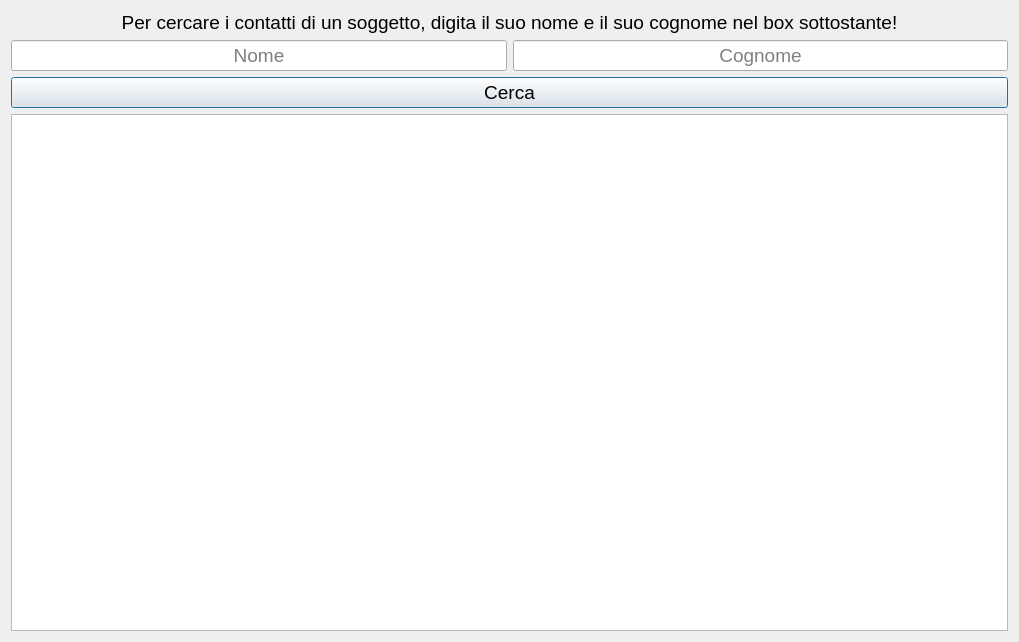
<?xml version="1.0" encoding="UTF-8"?>
<ui version="4.0">
 <class>Ricerca</class>
 <widget class="QDialog" name="Ricerca">
  <property name="geometry">
   <rect>
    <x>0</x>
    <y>0</y>
    <width>1019</width>
    <height>642</height>
   </rect>
  </property>
  <property name="windowTitle">
   <string>Dialog</string>
  </property>
  <layout class="QVBoxLayout" name="verticalLayout_2">
   <item>
    <widget class="QLabel" name="label">
     <property name="sizePolicy">
      <sizepolicy hsizetype="Minimum" vsizetype="Fixed">
       <horstretch>0</horstretch>
       <verstretch>0</verstretch>
      </sizepolicy>
     </property>
     <property name="font">
      <font>
       <pointsize>14</pointsize>
      </font>
     </property>
     <property name="layoutDirection">
      <enum>Qt::LeftToRight</enum>
     </property>
     <property name="text">
      <string>Per cercare i contatti di un soggetto, digita il suo nome e il suo cognome nel box sottostante!</string>
     </property>
     <property name="textFormat">
      <enum>Qt::AutoText</enum>
     </property>
     <property name="alignment">
      <set>Qt::AlignCenter</set>
     </property>
     <property name="margin">
      <number>0</number>
     </property>
    </widget>
   </item>
   <item>
    <layout class="QHBoxLayout" name="horizontalLayout_2">
     <item>
      <widget class="QLineEdit" name="name">
       <property name="font">
        <font>
         <pointsize>14</pointsize>
        </font>
       </property>
       <property name="alignment">
        <set>Qt::AlignCenter</set>
       </property>
       <property name="placeholderText">
        <string>Nome</string>
       </property>
      </widget>
     </item>
     <item>
      <widget class="QLineEdit" name="surname">
       <property name="font">
        <font>
         <pointsize>14</pointsize>
        </font>
       </property>
       <property name="alignment">
        <set>Qt::AlignCenter</set>
       </property>
       <property name="placeholderText">
        <string>Cognome</string>
       </property>
      </widget>
     </item>
    </layout>
   </item>
   <item>
    <widget class="QPushButton" name="pushButton">
     <property name="font">
      <font>
       <pointsize>14</pointsize>
      </font>
     </property>
     <property name="text">
      <string>Cerca</string>
     </property>
    </widget>
   </item>
   <item>
    <widget class="QListWidget" name="listWidget">
     <property name="sizePolicy">
      <sizepolicy hsizetype="MinimumExpanding" vsizetype="MinimumExpanding">
       <horstretch>0</horstretch>
       <verstretch>0</verstretch>
      </sizepolicy>
     </property>
    </widget>
   </item>
  </layout>
 </widget>
 <resources/>
 <connections/>
</ui>
